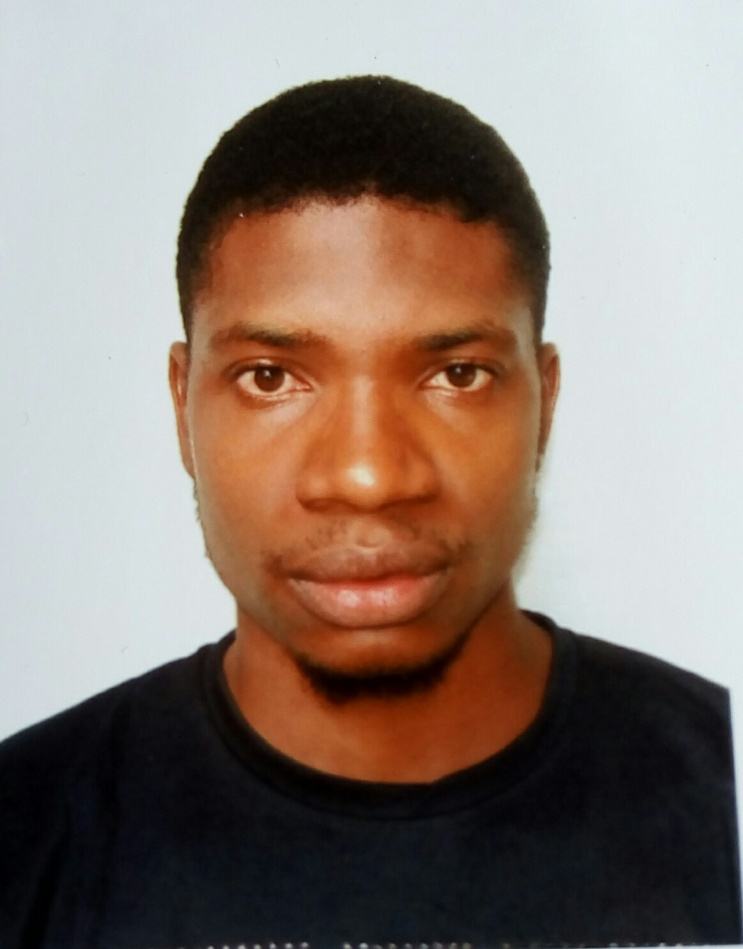
#> input picture passport-photo.jpg, 743 x 949 px, shrunk from 1164 x 1487 before the run
$ python main.py
#> lines starting #> are read from the running program, lines starting #| are printed output that depends on the picture
import cv2
#reading image
image = cv2.imread("passport-photo.jpg")
#> image is the input picture: shape (949, 743, 3); mean B, G, R 117.1, 125.9, 140.8

#converting BGR image to grayscale
gray_image = cv2.cvtColor(image, cv2.COLOR_BGR2GRAY)
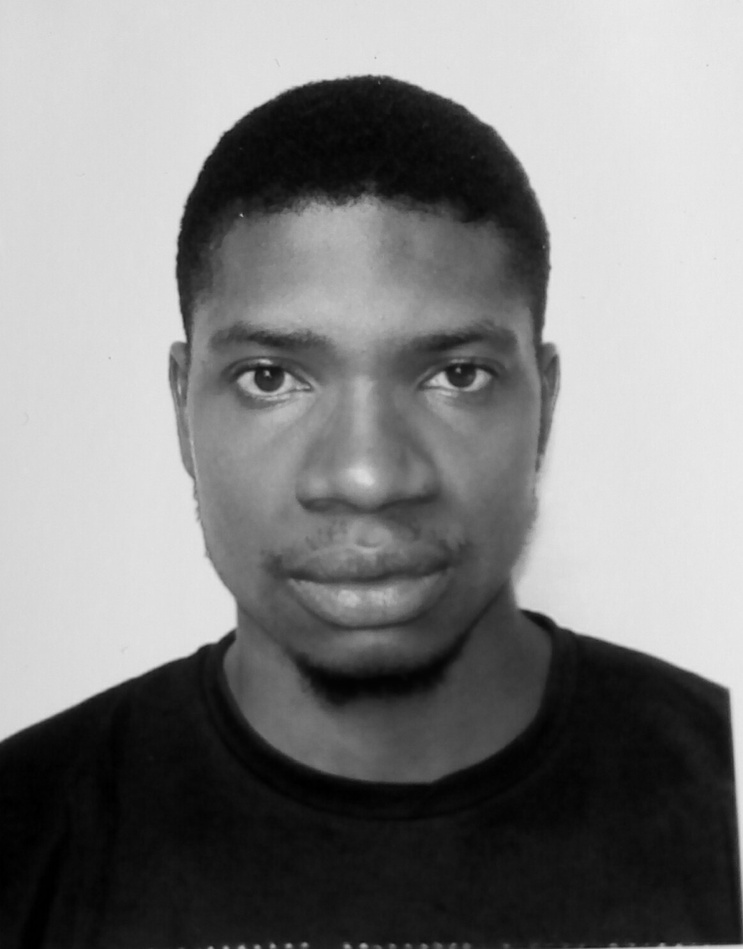
#> gray_image: shape (949, 743); min 0, max 235, mean 129.4

#image inversion
inverted_image = 255 - gray_image
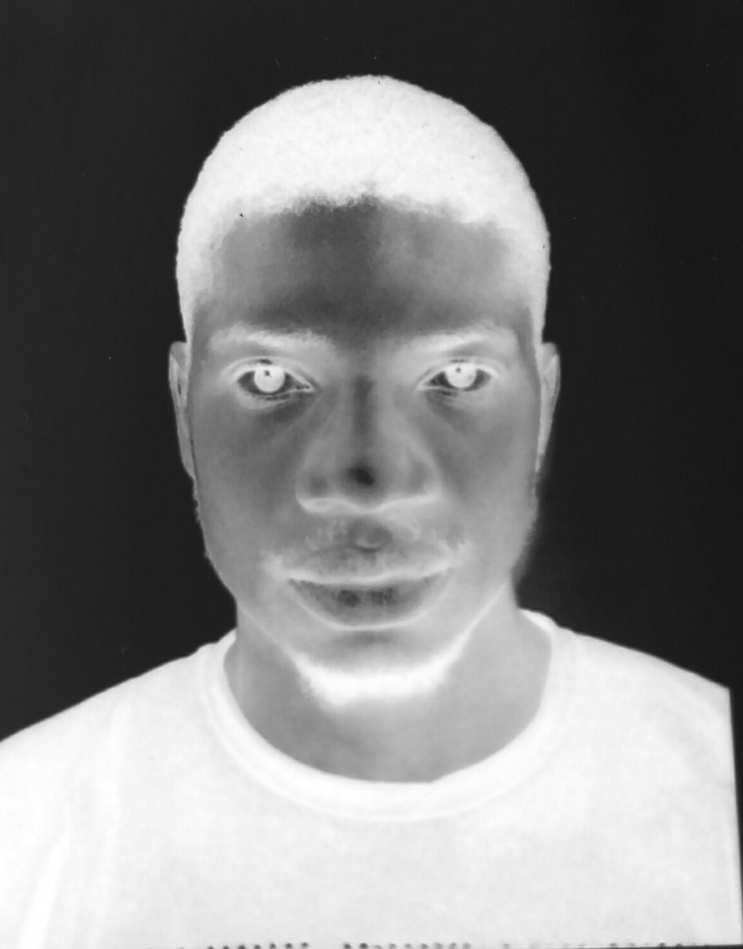
#> inverted_image: shape (949, 743); min 20, max 255, mean 125.6

blurred = cv2.GaussianBlur(inverted_image, (21, 21), 0)
inverted_blurred = 255 - blurred
pencil_sketch = cv2.divide(gray_image, inverted_blurred, scale=256.0)
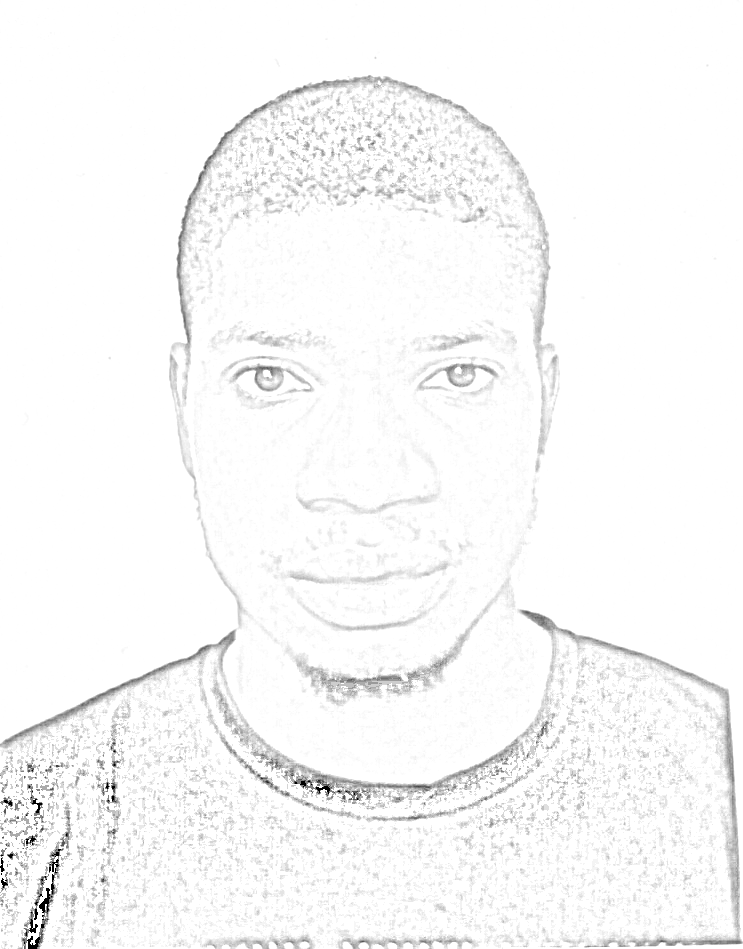
#> pencil_sketch: shape (949, 743); min 0, max 255, mean 248.5

cv2.imwrite('sketched-photo.jpg', pencil_sketch)

#cv2.imshow("Original Image", image)
#cv2.imshow("Pencil Sketch of Dog", pencil_sketch)
#cv2.waitKey(0)
